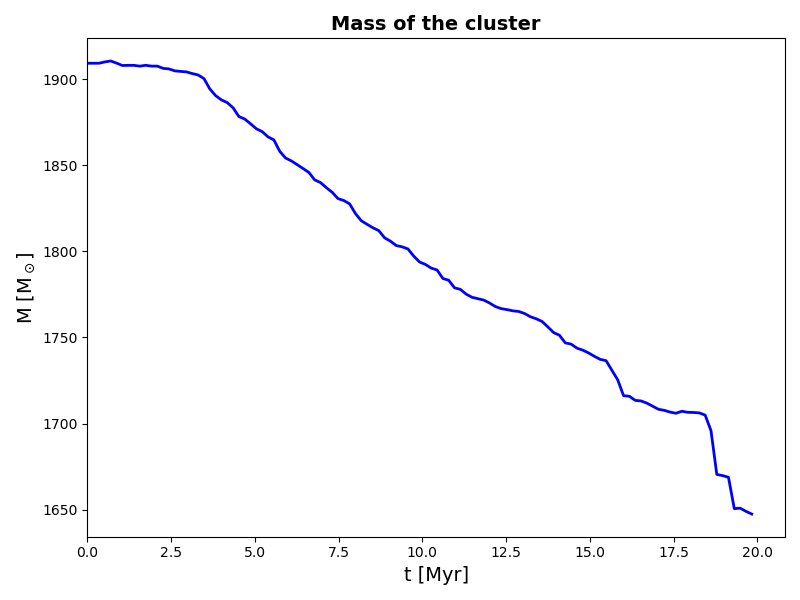

Recreate this plot in Python.
#EVOLUTION OF THE TOAL MASS, GIVEN THE EVAPORATION RADIUS

import numpy as np
import matplotlib.pyplot as plt
from matplotlib import Path

AU=1.495978707e11 #m
pc=3.0856775813e16 #m
Myr=60*60*24*365*1e6 #s
Msun=1.98847e30 #kg
J_to_erg=1e-7 #1J=1e7 erg
G=6.67408e-11 #m^3/kg/s^2
 
 #write time for file names
def files(tin, tfin, step):  
	time_=np.arange(tin, 28.75, 0.25)  #start, stop, step	
	time_str=[]
	for i in range(len(time_)):
		t_=format(time_[i], '.2f')
		fname1=folder+'single.40_'+t_ #check if the file exists
		myfile=Path(fname1)
		if myfile.is_file(): time_str.append(t_)
	return time_str


def escaped(t, Rev):  #finds n° of ejected stars and their total mass, at time t
	nesc = 0
	mesc=[] 

	fname1=folder+'single.40_'+str(t)
	fname2=folder+'binary.40_'+str(t)

	#########  singles  #############à
	f = open(fname1, "r")	
	idx,x,y,z= np.genfromtxt(f,dtype="float", comments="#", usecols=(0,2,3,4), unpack=True)
	f.close()
	
	r=np.sqrt(x**2+y**2+z**2)
	
	######### binaries ##############
	myfile=Path(fname2)  #read binary file if it exists
	if myfile.is_file():
		f = open(fname2, "r")
		idx1,idx2,xcm,ycm,zcm = np.genfromtxt(f,dtype="float", comments="#", usecols=(0,1,5,6,7), unpack=True)
		f.close()
		
		rcm=np.sqrt(xcm**2+ycm**2+zcm**2)
				
		idx=np.append(idx,(idx1, idx2)) #add binary quantities, if binary file is present
		r=np.append(r,(rcm,rcm)) 
	else: print('no binary file')

	#check that the total number of particles is = ntot
	#if len(idx)!= ntot : print('WARNING: total n° of particles < ', ntot)
	
	#check which particles escaped and add their mass: 
	m=np.zeros(len(idx))
	for i in range(len(idx)):    #loop over all stars
		
		m[i] = idmass_dict.get(idx[i])   # array with all the masses
		if r[i] > Rev : 	
			nesc+=1
			mesc.append(m[i])
	mesc_tot=sum(mesc)
	
	if t=='28.50': 

		density=False
				
		bins=np.logspace(-1,np.log10(150),50)
		plt.hist(m, bins=bins, density=density, histtype='step',  color='tab:blue', lw=2)
		plt.hist(mesc, bins=bins, density=density, histtype='step',  color='tab:red', lw=2)
		plt.xscale('log')
		plt.yscale('log')
		plt.xlabel('M [M$_\odot$]', fontsize=14)
		plt.ylabel('Number', fontsize=14)	
		plt.legend(['IMF', 'ejected stars'], fontsize=12)
		plt.title('mass function', weight='heavy', fontsize=14)
		plt.tight_layout()
		plt.show()
	
	return float(t), nesc, mesc_tot  

def nstars(Rev):
	time_str = files(0., 28.75, 0.25) #generate file names
		
	t=np.zeros(len(time_str)) 
	nesc=np.zeros(len(time_str)) #n° of escaped stars
	mesc=np.zeros(len(time_str)) #total escaped mass 

	for i in range(len(time_str)):  #find Nstars for each file (at each time)
		t[i], nesc[i], mesc[i]=  escaped(time_str[i], Rev )
		
	t*=tscale

	Nstars = (ntot-nesc)   #n° of remaining stars
	Mstars = (mtot-mesc)  		#total remaining mass

	print('\n\nevaporation radius: ', Rev, ' pc')	
	print('remaining stars:', Nstars[-1], '	', Nstars[-1]/ntot*100, ' %')
	print('remaining mass: ', Mstars[-1], '	', Mstars[-1]/mtot*100, ' %'   )		

	return t, Nstars, Mstars

	

folder='N5000_/'
ntot=5000

####### initial masses and indeces: 
fname=folder+'single.40_0.00' #initial file with all stars
f = open(fname, "r")
index, mass = np.genfromtxt(f,dtype="float", comments="#", usecols=(0,1), unpack=True)
f.close()
index=index.astype(int)
idmass_dict = dict(zip(index, mass)) #dictionary with initial ids, masses
mtot=sum(mass)
print('total mass of the cluster: ', mtot)
print('average mass: ', mtot/len(mass))

###### read Lagr.7 and global.30: 
fname=folder+'lagr.7'
f = open(fname, "r")	
t_l,r1,r2,r3 , RC_l= np.genfromtxt(f,dtype="float", comments="#", usecols=(0,15,16,17,19), unpack=True) #t[NB], 90,95,99%L.R.[NB], Rcore[NB]
f.close()

fname=folder+'global.30'
f = open(fname, "r")	
t_g,RC_g, ccm = np.genfromtxt(f,dtype="float", comments="#", usecols=(1,8,15), unpack=True) #t[Myr], Rcore[pc], Rcm[NB]
f.close()	

###### find tscale and lscale to convert to Physical units	(physical units = scale * N.B.units)
tscale=t_g[2]/t_l[2]
lscale=RC_g[2]/RC_l[2]
print('lscale = ', lscale, '\ntscale = ', tscale)

###### check CM position:
t_g=np.delete(t_g,0)
ccm=np.delete(ccm,0)
ccm=ccm*lscale #to [pc]
print('max cluster CM distance from the origin: ', np.amax(ccm))

####### Evaporation radii to test:
print('R_evaporation: \n', r1[0], ' Mtot: ',r1[1]*lscale,'\n', r2[0], ' Mtot: ',r2[1]*lscale, '\n', r3[0], ' Mtot: ',r3[1]*lscale)


############################################################################
#					PLOT
#############################################################################

t, Nstars, Mstars = nstars(r3[1]*lscale) 


#PLOT CLUSTER MASS
fig=plt.figure(figsize=(8,6))
plt.plot(t, Mstars, color='blue')
plt.xlabel('t [Myr]', fontsize=14)
plt.ylabel('M [M$_\odot$]', fontsize=14)
plt.title('Mass of the cluster', weight='heavy')
fig.tight_layout()
plt.show()



#PLOT Nstars and Mstars together
'''
fig, ax1 = plt.subplots()

color = 'tab:blue'
ax1.set_xlabel('t [Myr]')
ax1.set_ylabel('$N_{stars}$', color=color)
ax1.plot(time, Nstars, color=color)
ax1.tick_params(axis='y', labelcolor=color)

ax2 = ax1.twinx()  # instantiate a second axes that shares the same x-axis

color = 'tab:red'
ax2.set_ylabel('$M_{tot}$', color=color)  # we already handled the x-label with ax1
ax2.plot(time, Mstars, color=color)
ax2.tick_params(axis='y', labelcolor=color)

fig.tight_layout()  # otherwise the right y-label is slightly clipped
plt.show()	
'''	
	
